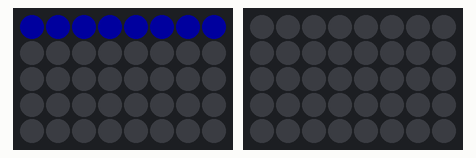
The sketch below on a simulated Arduino Uno, built with avr-gcc and run on an emulated ATmega328P. On the bench: 2 × 8×5 RGB LED matrix (first LED top left, wired row by row). Dim RGB values are drawn brighter than linear.

Above: at 0.01 s.
At 0.6 s:
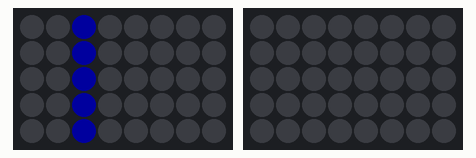
At 1.24 s:
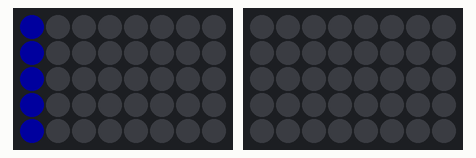
At 1.73 s:
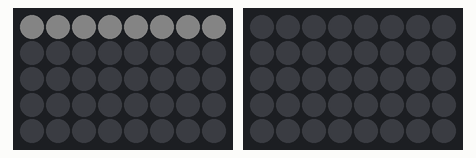
At 2.1 s:
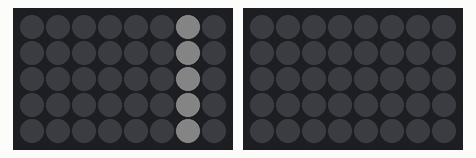
At 2.53 s:
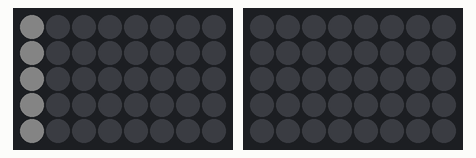

The sketch:

FLD.ino
```cpp
/*
FLD lighting

This sketch is meant to light the Front Logic Displays
Author: Till Barmeier
Email: tbarmeier@googlemail.com

Part of this code is taken from the FLD implementation of Joymonkey (https://github.com/joymonkey/logicengine).
Also the general logic behind the color change mechanism is not my inception, but from Joymonkey.


 */


////////////// LIBRARIES /////////////
#include <Adafruit_GFX.h>
#include <Adafruit_NeoMatrix.h>
#include <Adafruit_NeoPixel.h>
#ifndef PSTR
 #define PSTR // Make Arduino Due happy
#endif

///////////// PIN AND VARIABLE DEFINITIONS //////////////////
#define FLD_TOP_PIN 6
#define FLD_BOT_PIN 5
#define BRIGHTNESS 30

uint32_t blue;
uint32_t white;
uint32_t black;

///////////// CREATION OF LED OBJECTS ////////////////

Adafruit_NeoMatrix FLD_TOP = Adafruit_NeoMatrix(8, 5, FLD_TOP_PIN,
  NEO_MATRIX_TOP     + NEO_MATRIX_LEFT +
  NEO_MATRIX_ROWS + NEO_MATRIX_PROGRESSIVE,
  NEO_GRBW  + NEO_KHZ800);

Adafruit_NeoMatrix FLD_BOT = Adafruit_NeoMatrix(8, 5, FLD_BOT_PIN,
  NEO_MATRIX_TOP     + NEO_MATRIX_LEFT +
  NEO_MATRIX_ROWS + NEO_MATRIX_PROGRESSIVE,
  NEO_GRBW  + NEO_KHZ800);

uint32_t Color(int r, int g, int b, int w){
  return ((uint32_t)w << 24) | ((uint32_t)r << 16) | ((uint32_t)g <<  8) | b;
}


////////////// HELPER FUNCTIONS FOR STARTUP SEQUENCE //////////////////

void light_line(Adafruit_NeoMatrix &matrix, int line, uint32_t color, boolean update){
  int width = matrix.width();
  for (int i=0; i < width; i++){
    matrix.setPixelColor(width*line+i, color);
  }
  if(update){
    matrix.show();
  }
} // assign a given color to an indiviual line, update the matrix (i.e. actually light it up) only when true


void light_row(Adafruit_NeoMatrix &matrix, int row, uint32_t color, boolean update){
  int width = matrix.width();
  for (int i=0; i < matrix.height(); i++){
    matrix.setPixelColor(i*width+row, color);
  }
  if(update){
    matrix.show();
  }
} // assign a given color to an indiviual line, update the matrix (i.e. actually light it up) only when true

void scan_line(Adafruit_NeoMatrix &matrix, uint32_t color){
  for (int i = 0; i <= matrix.height()-1; i++){
    light_line(matrix, i-1, black, false);
    light_line(matrix,i,color,true);
    delay(50);
  }
  for (int i = matrix.height()-2; i >=0; i--){
    light_line(matrix, i+1, black, false);
    light_line(matrix,i,color,true);
    delay(50);
  }
  light_line(matrix, 0, black, true);
} // show a scanning animation along the lines of the matrix

void scan_row(Adafruit_NeoMatrix &matrix, uint32_t color){
  for (int i = 0; i <= matrix.width()-1; i++){
    light_row(matrix, i-1, black, false);
    light_row(matrix,i,color,true);
    delay(50);
  }
  for (int i = matrix.width()-2; i >=0; i--){
    light_row(matrix, i+1, black, false);
    light_row(matrix,i,color,true);
    delay(50);
  }
  light_row(matrix,0, black, true);
} // show a scanning animation along the rows of the matrix

void startup(Adafruit_NeoMatrix &matrix){
  scan_line(matrix, blue);
  scan_row(matrix, blue);
  scan_line(matrix, white);
  scan_row(matrix, white);
  } // create a startup animation for the FLD as a general "sanity check"


void setup(){
  FLD_TOP.begin();
  FLD_BOT.begin();
  FLD_TOP.setBrightness(BRIGHTNESS);
  FLD_BOT.setBrightness(BRIGHTNESS);
  FLD_TOP.show();
  blue = Color(0,0,255,0);
  white = Color(0,0,0,66);
  black = Color(0,0,0,0);
  startup(FLD_TOP);
  //light_row(FLD_TOP,2,blue,true);
}

void loop(){
  //light_line(FLD_TOP, 1, white);

}
```
